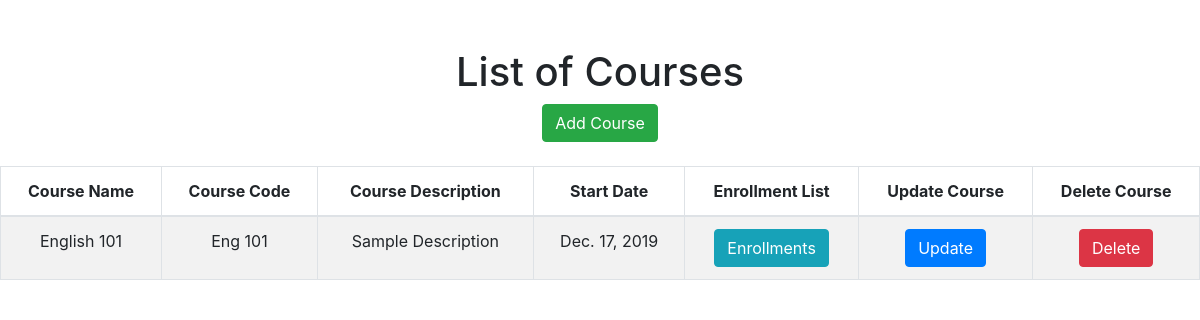
Page /isanaysay/view_courses on the earlier database version.
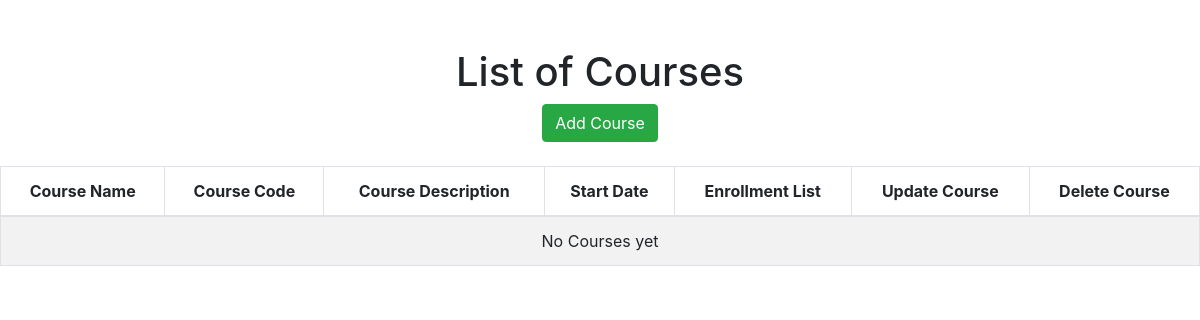
Same page on the later database version.
### users/models.py (models this page shows, shortened)
class Course(models.Model):
    name = models.CharField(verbose_name="Course Name", max_length=128)
    course_code = models.CharField(verbose_name="Course Code", max_length=128)
    course_description = models.CharField(verbose_name="Course Description", max_length=500)
    start_date = models.DateField(verbose_name="Course Start Date", auto_now_add=True)
    end_date = models.DateField(verbose_name="Course End Date")

### users/views.py (the view)
def view_courses(request):
    template = "list_course.html"
    courses = Course.objects.all()
    enrollments = Enrollment.objects.all()
    context = {
        'courses': courses,
        'enrollments': enrollments,
    }
    return render(request, template, context)

### users/models.py (called while the page is built)
    def __str__(self):
        return self.first_name + " " + self.middle_name + " " + self.last_name

### templates/list_course.html (shortened to what this page needs)
{% extends 'base.html' %}
{% block content %}
	<div id="parent"><div id="child"><br/><br/>
		<h1>List of Courses</h1>
		<a href="{% url 'add-course' %}" class="btn btn-success">Add Course</a> <br /><br />
		<table class="table table-striped table-bordered">
			<thead>
				<tr>
					<th>Course Name</th>
					<th>Course Code</th>
					<th>Course Description</th>
					<th>Start Date</th>
					<th>Enrollment List</th>
					<th>Update Course</th>
					<th>Delete Course</th>
				</tr>
			</thead>
			<tbody>
				{% for course in courses %}
				<tr>
					<td>{{ course.name }}</td>
					<td>{{ course.course_code }}</td>
					<td>{{ course.course_description }}</td>
					<td>{{ course.start_date }}</td>
					<td>
						<button type="button" class="btn btn-info" data-toggle="modal" data-target="#myModal{{ course.id }}">Enrollments</button>
					</td>
					<td>
						<a href="{% url 'update-course' course.id %}" class="btn btn-primary">Update</a>
					</td>
					<td>
						<a href="{% url 'delete-course' course.id %}" class="btn btn-danger">Delete</a>
					</td>
				</tr>
				{% empty %}
				<tr>
					<td colspan=7>No Courses yet</td>
				</tr>
				{% endfor %}
			</tbody>
		</table>
	</div></div>
{% endblock %}

Differences in the rows shown:
removed Course: name "English 101", course_code "Eng 101", course_description "Sample Description", start_date "Dec. 17, 2019"
Other differences:
text now shown: "No Courses yet"
